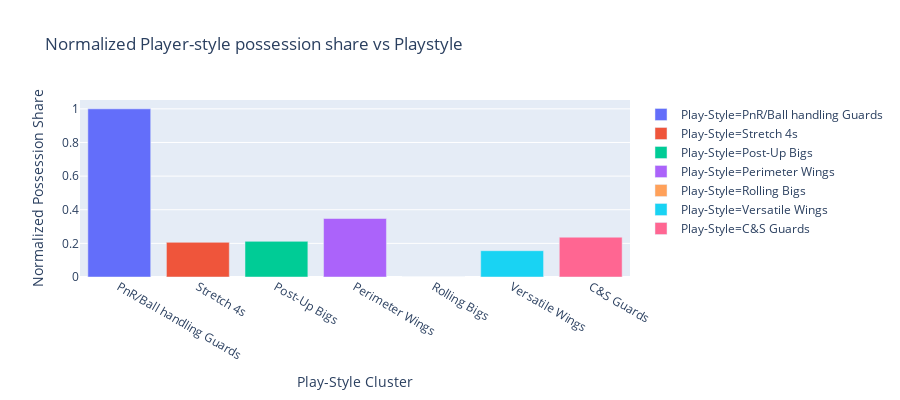
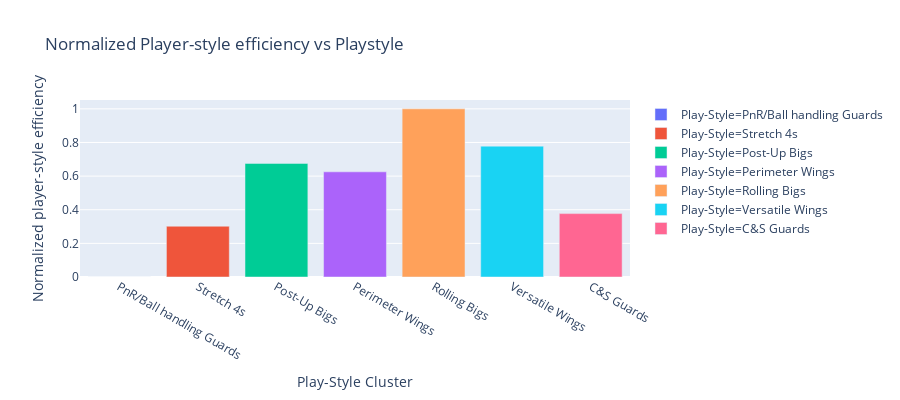

These figures' notebook cell, in order:
### Code cell
# cluster_index
import plotly.express as px

pp_data = pd.read_csv("data/data_cleaned/poss_ppp_data/poss2015.csv")
cluster_poss = defaultdict(int)
def get_ppp(pp_new):
    ppp = pp_new['iso_ppp']*pp_new['iso_poss'] + pp_new['tr_ppp']*pp_new['tr_poss'] + pp_new['prb_ppp']*pp_new['prb_poss']+pp_new['prr_ppp']*pp_new['prr_poss']+ pp_new['pu_ppp']*pp_new['pu_poss']+ pp_new['su_ppp']*pp_new['su_poss']+pp_new['ho_ppp']*pp_new['ho_poss']+pp_new['cut_ppp']*pp_new['cut_poss']+pp_new['os_ppp']*pp_new['os_poss']+pp_new['putback_ppp']*pp_new['putback_poss']+pp_new['misc_ppp']*pp_new['misc_poss']
    return ppp 
    
    
    
    

ppp_dict = defaultdict(float)


for each in cluster_index:
    pp_new = pp_data[pp_data['PLAYER_NAME'] == each]
    clus = cluster_index[each]
    cluster_poss[cluster_names[clus]]+= pp_new['total_poss'].values[0]
    # print(get_ppp(pp_new).values[0])
    ppp_dict[cluster_names[clus]] += get_ppp(pp_new).values[0]
    
    


for each in ppp_dict:
    ppp_dict[each] = ppp_dict[each]/float(cluster_poss[each])
print(ppp_dict)  
    
a = cluster_poss.values()
norm = [(float(i)-min(a))/(max(a)-min(a)) for i in a]

fig = px.bar(x = cluster_poss.keys(), y = norm,height=400, color = list(cluster_poss.keys()),labels={
                     "x" : "Play-Style Cluster",
                     "y": "Normalized Possession Share",
                     "color" : "Play-Style"
                 },
            title="Normalized Player-style possession share vs Playstyle")
fig.show()

a = ppp_dict.values()
norm = [(float(i)-min(a))/(max(a)-min(a)) for i in a]


fig = px.bar(x = ppp_dict.keys(), y = norm,height=400, color = list(ppp_dict.keys()),labels={
                     "x" : "Play-Style Cluster",
                     "y": "Normalized player-style efficiency",
                     "color" : "Play-Style"
                 },
            title="Normalized Player-style efficiency vs Playstyle")
fig.show()

### Figure 1 — Plotly figure (JSON) as saved in the notebook; plotly's stock layout.template omitted (floating-point values rounded to 4 significant figures)
{"data": [{"alignmentgroup": "True", "hoverlabel": {"namelength": 0}, "hovertemplate": "Play-Style=PnR/Ball handling Guards<br>Play-Style Cluster=%{x}<br>Normalized Possession Share=%{y}", "legendgroup": "Play-Style=PnR/Ball handling Guards", "marker": {"color": "#636efa"}, "name": "Play-Style=PnR/Ball handling Guards", "offsetgroup": "Play-Style=PnR/Ball handling Guards", "orientation": "v", "showlegend": true, "textposition": "auto", "type": "bar", "x": ["PnR/Ball handling Guards"], "xaxis": "x", "y": [1], "yaxis": "y"}, {"alignmentgroup": "True", "hoverlabel": {"namelength": 0}, "hovertemplate": "Play-Style=Stretch 4s<br>Play-Style Cluster=%{x}<br>Normalized Possession Share=%{y}", "legendgroup": "Play-Style=Stretch 4s", "marker": {"color": "#EF553B"}, "name": "Play-Style=Stretch 4s", "offsetgroup": "Play-Style=Stretch 4s", "orientation": "v", "showlegend": true, "textposition": "auto", "type": "bar", "x": ["Stretch 4s"], "xaxis": "x", "y": [0.2062], "yaxis": "y"}, {"alignmentgroup": "True", "hoverlabel": {"namelength": 0}, "hovertemplate": "Play-Style=Post-Up Bigs<br>Play-Style Cluster=%{x}<br>Normalized Possession Share=%{y}", "legendgroup": "Play-Style=Post-Up Bigs", "marker": {"color": "#00cc96"}, "name": "Play-Style=Post-Up Bigs", "offsetgroup": "Play-Style=Post-Up Bigs", "orientation": "v", "showlegend": true, "textposition": "auto", "type": "bar", "x": ["Post-Up Bigs"], "xaxis": "x", "y": [0.2119], "yaxis": "y"}, {"alignmentgroup": "True", "hoverlabel": {"namelength": 0}, "hovertemplate": "Play-Style=Perimeter Wings<br>Play-Style Cluster=%{x}<br>Normalized Possession Share=%{y}", "legendgroup": "Play-Style=Perimeter Wings", "marker": {"color": "#ab63fa"}, "name": "Play-Style=Perimeter Wings", "offsetgroup": "Play-Style=Perimeter Wings", "orientation": "v", "showlegend": true, "textposition": "auto", "type": "bar", "x": ["Perimeter Wings"], "xaxis": "x", "y": [0.3479], "yaxis": "y"}, {"alignmentgroup": "True", "hoverlabel": {"namelength": 0}, "hovertemplate": "Play-Style=Rolling Bigs<br>Play-Style Cluster=%{x}<br>Normalized Possession Share=%{y}", "legendgroup": "Play-Style=Rolling Bigs", "marker": {"color": "#FFA15A"}, "name": "Play-Style=Rolling Bigs", "offsetgroup": "Play-Style=Rolling Bigs", "orientation": "v", "showlegend": true, "textposition": "auto", "type": "bar", "x": ["Rolling Bigs"], "xaxis": "x", "y": [0], "yaxis": "y"}, {"alignmentgroup": "True", "hoverlabel": {"namelength": 0}, "hovertemplate": "Play-Style=Versatile Wings<br>Play-Style Cluster=%{x}<br>Normalized Possession Share=%{y}", "legendgroup": "Play-Style=Versatile Wings", "marker": {"color": "#19d3f3"}, "name": "Play-Style=Versatile Wings", "offsetgroup": "Play-Style=Versatile Wings", "orientation": "v", "showlegend": true, "textposition": "auto", "type": "bar", "x": ["Versatile Wings"], "xaxis": "x", "y": [0.1563], "yaxis": "y"}, {"alignmentgroup": "True", "hoverlabel": {"namelength": 0}, "hovertemplate": "Play-Style=C&S Guards<br>Play-Style Cluster=%{x}<br>Normalized Possession Share=%{y}", "legendgroup": "Play-Style=C&S Guards", "marker": {"color": "#FF6692"}, "name": "Play-Style=C&S Guards", "offsetgroup": "Play-Style=C&S Guards", "orientation": "v", "showlegend": true, "textposition": "auto", "type": "bar", "x": ["C&S Guards"], "xaxis": "x", "y": [0.2367], "yaxis": "y"}], "layout": {"barmode": "relative", "height": 400, "legend": {"tracegroupgap": 0}, "title": {"text": "Normalized Player-style possession share vs Playstyle"}, "xaxis": {"anchor": "y", "domain": [0, 1], "title": {"text": "Play-Style Cluster"}}, "yaxis": {"anchor": "x", "domain": [0, 1], "title": {"text": "Normalized Possession Share"}}}}

### Figure 2 — Plotly figure (JSON) as saved in the notebook; plotly's stock layout.template omitted (floating-point values rounded to 4 significant figures)
{"data": [{"alignmentgroup": "True", "hoverlabel": {"namelength": 0}, "hovertemplate": "Play-Style=PnR/Ball handling Guards<br>Play-Style Cluster=%{x}<br>Normalized player-style efficiency=%{y}", "legendgroup": "Play-Style=PnR/Ball handling Guards", "marker": {"color": "#636efa"}, "name": "Play-Style=PnR/Ball handling Guards", "offsetgroup": "Play-Style=PnR/Ball handling Guards", "orientation": "v", "showlegend": true, "textposition": "auto", "type": "bar", "x": ["PnR/Ball handling Guards"], "xaxis": "x", "y": [0], "yaxis": "y"}, {"alignmentgroup": "True", "hoverlabel": {"namelength": 0}, "hovertemplate": "Play-Style=Stretch 4s<br>Play-Style Cluster=%{x}<br>Normalized player-style efficiency=%{y}", "legendgroup": "Play-Style=Stretch 4s", "marker": {"color": "#EF553B"}, "name": "Play-Style=Stretch 4s", "offsetgroup": "Play-Style=Stretch 4s", "orientation": "v", "showlegend": true, "textposition": "auto", "type": "bar", "x": ["Stretch 4s"], "xaxis": "x", "y": [0.302], "yaxis": "y"}, {"alignmentgroup": "True", "hoverlabel": {"namelength": 0}, "hovertemplate": "Play-Style=Post-Up Bigs<br>Play-Style Cluster=%{x}<br>Normalized player-style efficiency=%{y}", "legendgroup": "Play-Style=Post-Up Bigs", "marker": {"color": "#00cc96"}, "name": "Play-Style=Post-Up Bigs", "offsetgroup": "Play-Style=Post-Up Bigs", "orientation": "v", "showlegend": true, "textposition": "auto", "type": "bar", "x": ["Post-Up Bigs"], "xaxis": "x", "y": [0.6756], "yaxis": "y"}, {"alignmentgroup": "True", "hoverlabel": {"namelength": 0}, "hovertemplate": "Play-Style=Perimeter Wings<br>Play-Style Cluster=%{x}<br>Normalized player-style efficiency=%{y}", "legendgroup": "Play-Style=Perimeter Wings", "marker": {"color": "#ab63fa"}, "name": "Play-Style=Perimeter Wings", "offsetgroup": "Play-Style=Perimeter Wings", "orientation": "v", "showlegend": true, "textposition": "auto", "type": "bar", "x": ["Perimeter Wings"], "xaxis": "x", "y": [0.6255], "yaxis": "y"}, {"alignmentgroup": "True", "hoverlabel": {"namelength": 0}, "hovertemplate": "Play-Style=Rolling Bigs<br>Play-Style Cluster=%{x}<br>Normalized player-style efficiency=%{y}", "legendgroup": "Play-Style=Rolling Bigs", "marker": {"color": "#FFA15A"}, "name": "Play-Style=Rolling Bigs", "offsetgroup": "Play-Style=Rolling Bigs", "orientation": "v", "showlegend": true, "textposition": "auto", "type": "bar", "x": ["Rolling Bigs"], "xaxis": "x", "y": [1], "yaxis": "y"}, {"alignmentgroup": "True", "hoverlabel": {"namelength": 0}, "hovertemplate": "Play-Style=Versatile Wings<br>Play-Style Cluster=%{x}<br>Normalized player-style efficiency=%{y}", "legendgroup": "Play-Style=Versatile Wings", "marker": {"color": "#19d3f3"}, "name": "Play-Style=Versatile Wings", "offsetgroup": "Play-Style=Versatile Wings", "orientation": "v", "showlegend": true, "textposition": "auto", "type": "bar", "x": ["Versatile Wings"], "xaxis": "x", "y": [0.7782], "yaxis": "y"}, {"alignmentgroup": "True", "hoverlabel": {"namelength": 0}, "hovertemplate": "Play-Style=C&S Guards<br>Play-Style Cluster=%{x}<br>Normalized player-style efficiency=%{y}", "legendgroup": "Play-Style=C&S Guards", "marker": {"color": "#FF6692"}, "name": "Play-Style=C&S Guards", "offsetgroup": "Play-Style=C&S Guards", "orientation": "v", "showlegend": true, "textposition": "auto", "type": "bar", "x": ["C&S Guards"], "xaxis": "x", "y": [0.377], "yaxis": "y"}], "layout": {"barmode": "relative", "height": 400, "legend": {"tracegroupgap": 0}, "title": {"text": "Normalized Player-style efficiency vs Playstyle"}, "xaxis": {"anchor": "y", "domain": [0, 1], "title": {"text": "Play-Style Cluster"}}, "yaxis": {"anchor": "x", "domain": [0, 1], "title": {"text": "Normalized player-style efficiency"}}}}
